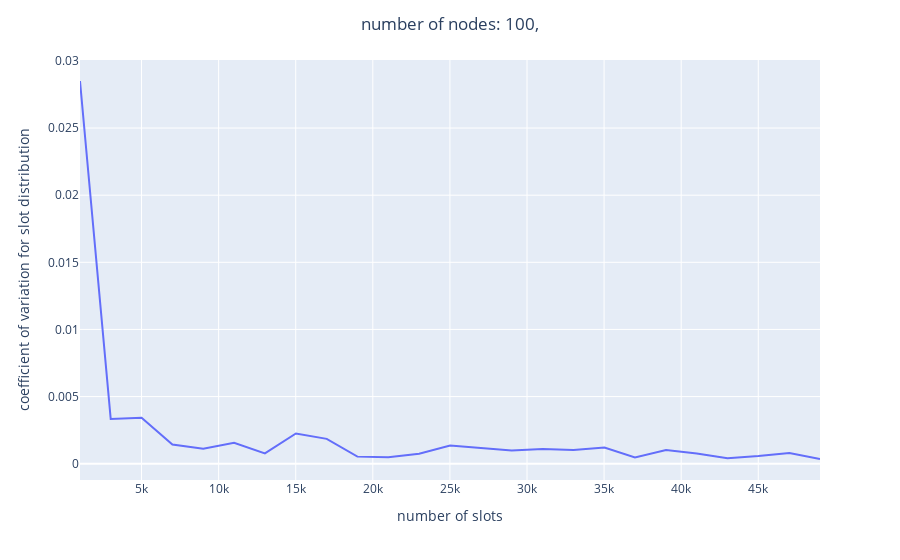

This figure's notebook cell:
### Code cell
fig = px.line(df, x='slot_cnt', y='cv')
fig.update_layout(title={'text':'number of nodes: 100, ', 'x':0.5}, 
                  xaxis_title='number of slots',
                 yaxis_title='coefficient of variation for slot distribution')

### Figure 1 — Plotly figure (JSON) as saved in the notebook; plotly's stock layout.template omitted (floating-point values rounded to 4 significant figures)
{"data": [{"hovertemplate": "slot_cnt=%{x}<br>cv=%{y}<extra></extra>", "legendgroup": "", "line": {"color": "#636efa", "dash": "solid"}, "marker": {"symbol": "circle"}, "mode": "lines", "name": "", "orientation": "v", "showlegend": false, "type": "scatter", "x": [1009, 3001, 5003, 7001, 9001, 11003, 13001, 15013, 17011, 19001, 21001, 23003, 25013, 27011, 29009, 31013, 33013, 35023, 37003, 39019, 41011, 43003, 45007, 47017, 49003], "xaxis": "x", "y": [0.02851, 0.003332, 0.003427, 0.001428, 0.001111, 0.001558, 0.0007692, 0.002251, 0.001849, 0.0005263, 0.0004762, 0.0007453, 0.001351, 0.001164, 0.0009915, 0.00109, 0.001024, 0.001208, 0.0004633, 0.00101, 0.0007668, 0.0003987, 0.0005698, 0.000803, 0.0003499], "yaxis": "y"}], "layout": {"autosize": true, "legend": {"tracegroupgap": 0}, "margin": {"t": 60}, "title": {"text": "number of nodes: 100, ", "x": 0.5}, "xaxis": {"anchor": "y", "autorange": true, "domain": [0, 1], "range": [1009, 49003], "title": {"text": "number of slots"}, "type": "linear"}, "yaxis": {"anchor": "x", "autorange": true, "domain": [0, 1], "range": [-0.001214, 0.03007], "title": {"text": "coefficient of variation for slot distribution"}, "type": "linear"}}}
